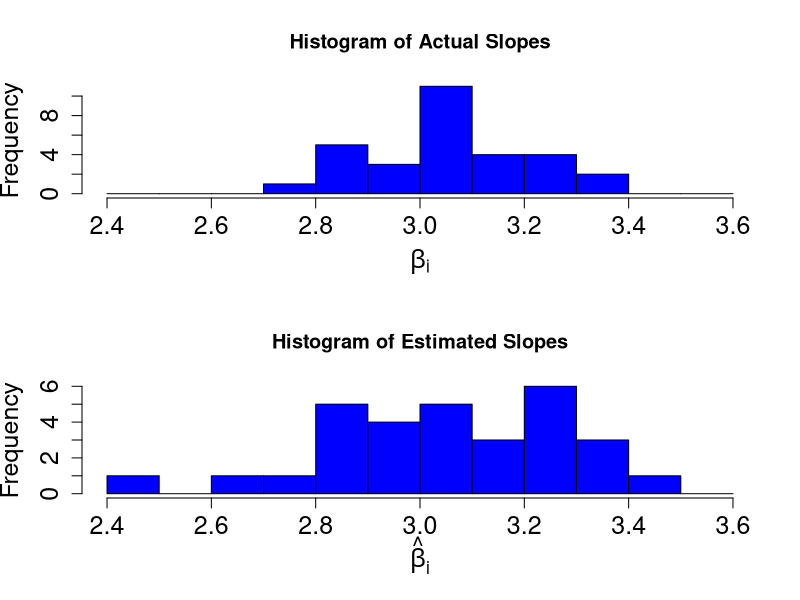
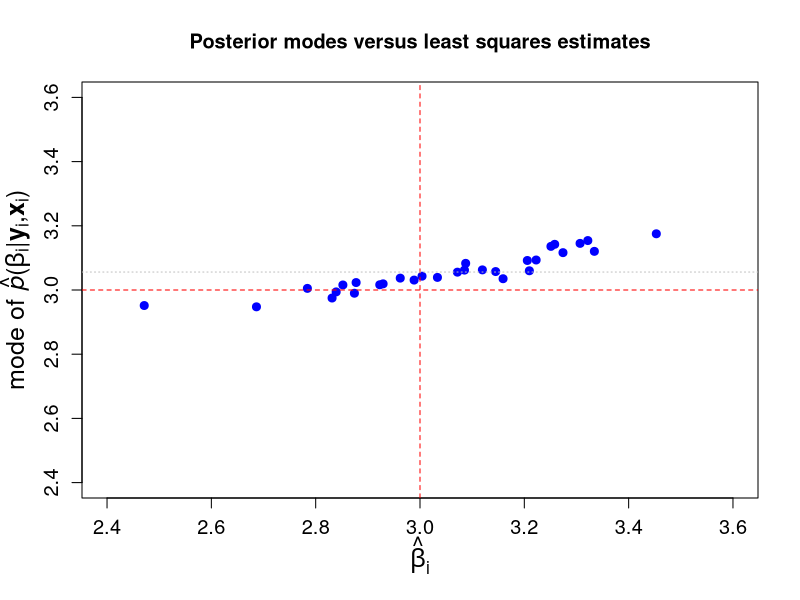

Here is the R script that generated these plots, in order:

## COPIED FROM: http://anythingbutrbitrary.blogspot.ch/2012/06/random-regression-coefficients-using.html


rm(list = ls())
set.seed(5432)

J <- 15
N <- 30

test.df <- data.frame( unit = sort(rep(c(1:N),J)), 
                       J = rep(c(1:J),N) , x = rnorm(n = J*N) )

beta <- 3 + .2*rnorm(N)
test.df$beta <- beta[test.df$unit]
test.df$y <- 1 + test.df$x * test.df$beta + .75*rnorm(n = J*N)
head(test.df, 18)

beta.hat <- list()
for(i in 1:N){
  unit.lm <- lm(y ~ x, data = subset(test.df, unit == i) )
  beta.hat[i] <- coef(unit.lm)[2]
}
beta.hat <- as.numeric(beta.hat)

par(mfrow = c(2, 1))
hist(beta, main = "Histogram of Actual Slopes", col = "blue",
     xlab = expression(beta[i]), cex.axis = 1.5, cex.lab = 1.5,
     breaks = seq(from = 2.4, to = 3.6, by = .1) )
hist(as.numeric(beta.hat), main = "Histogram of Estimated Slopes",
     xlab = expression(hat(beta)[i]), col = "blue", cex.axis = 1.5,
     cex.lab = 1.5, breaks = seq(from = 2.4, to = 3.6, by = .1))

library(lme4)
re.lm <- lmer(y ~ x + (1+x|unit), data = test.df) 
summary(re.lm)

re.lm <- lmer(y ~ x + (0+x|unit), data = test.df) 
summary(re.lm)

str(ranef(re.lm))

coef(re.lm)

re.beta <- coef(re.lm)$unit[,"x"]

par(mfrow = c(1,1))
plot(re.beta ~ beta.hat, xlim = c(2.4, 3.6), ylim = c(2.4,3.6), 
     pch = 20, col = "blue",  cex = 1.6, cex.axis = 1.2,
     cex.lab = 1.5, xlab = expression(hat(beta)[i]), 
     ylab =  "", 
     main = "Posterior modes versus least squares estimates")  
title(ylab =  expression(paste("mode of ", hat(italic(p)), 
                               "(", beta[i], "|", bold(y)[i], ",", bold(x)[i],")"),
                         col.main = "red" ) , cex.lab = 1.5, mgp = c(2.4,0,0))
abline(h = 3.0, v = 3.0, col = "red", lty = 2)
abline(h = 3.05594, col = "grey", lty = 3)

re.mse <- mean( (re.beta - beta)^2 )
lm.mse <- mean( (beta.hat - beta)^2 )

cat("Mean Squared Error for first pass linear models:", lm.mse, 
    "\n                 versus random effects modeling:", re.mse)